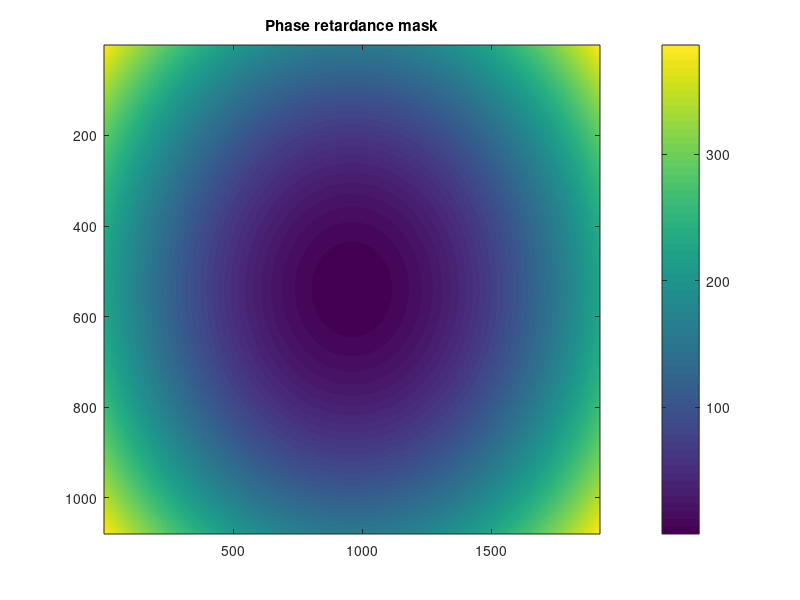

The MATLAB script that drew this image: (Note: this script raises an error after producing the figure.)
clear;
%% Script to make single images for the exulus
%(I)Initializations + definitions
%(II) Define mask(s)
%(III) Display mask(s)

%% (I) Initializations + definitions
	%Exculus stats
		ex_res=[1079,1919]; %height, width
        ex_pitch = 6.4e-6; % exulus pixel pitch [m]

	%PBPL measured stats
		ex_max_phase=2*pi;%(black-white) goes (0 to ex_max_phase) at 800nm
		l_cx=ex_res(2)/2 + 0; % where the center of the laser hits the exulus (in px)
		l_cy=ex_res(1)/2 + 0;  % where the center of the laser hits the exulus (in px)

	%physics constants
		speedLight=2.99792456*(10^8); %m/s


	%laser stats
		l_lambda=800e-9;
		l_k0=2*pi/l_lambda;
		l_omega=speedLight*l_k0;
        
	%initialize image;
		im=zeros(ex_res);

	%initialize coordinates
		ys=1:ex_res(1);
		    ys=ys-l_cy;
		xs=1:ex_res(2);
		    xs=xs-l_cx;
		[X,Y]=meshgrid(xs,ys);

	%convert to m
		X=X*ex_pitch; Y=Y*ex_pitch;
		
%% (II) Define phase profiles
	%to combine add the "phases" (instead of re-writing each time)

	%Mask (only applies phase in a particular region)
		mask_xc=0.5; %units fracition (i.e. 0 to 1)
		mask_yc=0.5;
		mask_xL=0.99;
		mask_yL=0.99;
		
		
		s=size(im);
		mask=zeros(s);
		mask(round(s(1)*(mask_xc-mask_xL/2)):round(s(1)*(mask_xc+mask_xL/2)),round(s(2)*(mask_yc-mask_yL/2)):round(s(2)*(mask_yc+mask_yL/2)))=1;

	%Cylindrical lens
		xf=651e-3; %x focal length (m)
		yf=295e-3; %y focal length (m)
		phases=0;
        phases=l_k0/2*((X.^2/xf)+(Y.^2/yf));
        
        %phases=phases+0.5*sin(2*pi*(Y)/(700*0.8e-6));
		%		taper=@(z)-3.147137282755701e7*z + 2.356194490192345e15*(-1.0225662495144752e-10 + 3.3333333333333334e-9*sqrt(0.0009410775611814901 + 0.2461778150009442*z + 16.*z.^2));
        %phases=phases+fliplr(taper(Y-min(Y(:))-0.8e-3));
        
	%Tilt(s)  *should steer and disperse the beam, a lot like a prism
		xtilt=0e-3; %rad
		ytilt=0e-3; %rad
        
		phases=phases+sin(xtilt)*l_k0*X+sin(ytilt)*l_k0*Y;
		%phases = mod(phases,2*pi);
    figure(1)
        imagesc(phases)
        colorbar
        title("Phase retardance mask") 
    
    filename = "zemaxGridPhase_lens_xf651_yf651.dat";
    makeZemaxGridPhase(phases,ex_res,[ex_pitch*10^3 ex_pitch*10^3],0,[0 0],filename);
    
    
%% MAKEZEMAXGRIDPHASE
function makeZemaxGridPhase(phases,ex_res,ex_pitch,unitflag,dec,filename)
% This function makes a Zemax Grid Phase Dat file for use in Zemax
%   INPUTS:
%   phases - phase mask image to be converted into zemax grid phase file
%   ex_res - resolution of grid phase image
%   ex_pitch - pixel size in mm
%   unitflag - scale the delx, dely, and derivative values
%   dec - decenter coordinates decenter of the grid points relative to the
%   base surface in x and y.
%   OUTPUTS:
%   no outputs

% Initialization
nx = ex_res(2); ny = ex_res(1);
delx = ex_pitch(2); dely = ex_pitch(1); 
xdec = dec(2); ydec = dec(1); 

% Open file and enter first set of parameters
fileID = fopen(filename, "wt");
fprintf(fileID, "%i %i %.9E %.9E %i %.9E %.9E\n", nx, ny, delx, dely,unitflag,xdec,ydec);

% Vectorize phases img
vec_phases = reshape(phases.',[1 nx*ny]);

% Enter phase values into file 
fprintf(fileID, "%.9E 0 0 0 0\n",vec_phases);

% Close file
fclose(fileID); 


end